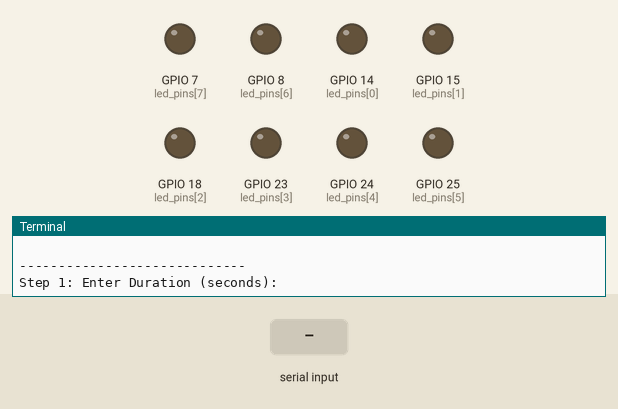
This program was run on a simulated Raspberry Pi (BCM pin numbers). Shown: output pins drawn as LEDs (lit = HIGH), the last lines printed to the terminal. The test bench sets the inputs (shaded band).

Above: at 1.2 s.
1.3 s: "d" typed at the terminal, then Enter
2.8 s: "5" typed at the terminal, then Enter
4.3 s: "5" typed at the terminal, then Enter
At 5.3 s:
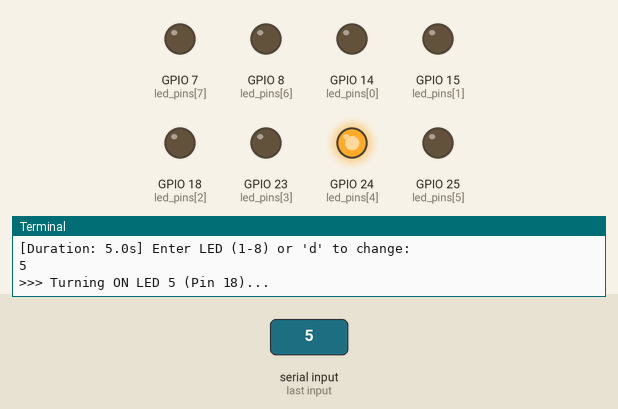
Timing chart, 0 to 10.8 s (numbered marks = the images above; inputs shaded):
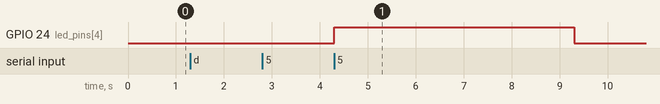

Measured:
- after the input at 4.3 s, GPIO 24 (led_pins[4]): LOW → HIGH at once, → LOW 5.0 s later

The program:

led_custom_test.py
```python
import RPi.GPIO as GPIO
import time

# --- HELPER FUNCTION (Must be at the top!) ---
def pin_to_physical_map(bcm):
    mapping = {14:8, 15:10, 18:12, 23:16, 24:18, 25:22, 8:24, 7:26}
    return mapping.get(bcm, "?")

# Use BCM numbering
GPIO.setmode(GPIO.BCM)
GPIO.setwarnings(False)

# --- PIN MAPPING ---
led_pins = [14, 15, 18, 23, 24, 25, 8, 7]

# Setup all pins as OUTPUT and OFF
for pin in led_pins:
    GPIO.setup(pin, GPIO.OUT)
    GPIO.output(pin, GPIO.LOW)

print("--- CUSTOM LED TESTER ---")
print("Options:")
print("  'q' = Quit program")
print("  'd' = Change duration")

try:
    while True:
        # --- OUTER LOOP: ASK FOR DURATION ---
        print("\n-----------------------------")
        dur_input = input("Step 1: Enter Duration (seconds): ")

        if dur_input.lower() == 'q':
            break

        try:
            duration = float(dur_input)
            print(f"--> Duration set to {duration} seconds.")

            # --- INNER LOOP: ASK FOR LED ---
            while True:
                led_input = input(f"\n[Duration: {duration}s] Enter LED (1-8) or 'd' to change: ")

                if led_input.lower() == 'q':
                    raise KeyboardInterrupt # Quick way to exit everything

                if led_input.lower() == 'd':
                    break # Break inner loop, go back to ask duration

                try:
                    index = int(led_input) - 1
                    if 0 <= index < 8:
                        target_pin = led_pins[index]
                        phys_pin = pin_to_physical_map(target_pin)

                        print(f">>> Turning ON LED {led_input} (Pin {phys_pin})...")
                        GPIO.output(target_pin, GPIO.HIGH)

                        time.sleep(duration)

                        GPIO.output(target_pin, GPIO.LOW)
                        print(">>> LED OFF")
                    else:
                        print("Error: Number must be 1-8")
                except ValueError:
                    print("Error: Invalid number.")

        except ValueError:
            print("Error: Please enter a number for duration (e.g. 0.5)")

except KeyboardInterrupt:
    pass

print("\nExiting...")
GPIO.cleanup()
```
